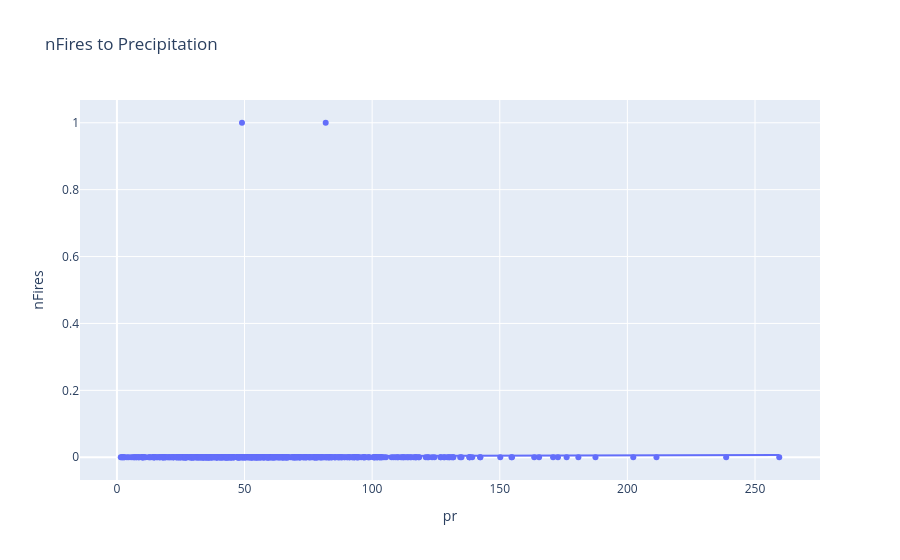
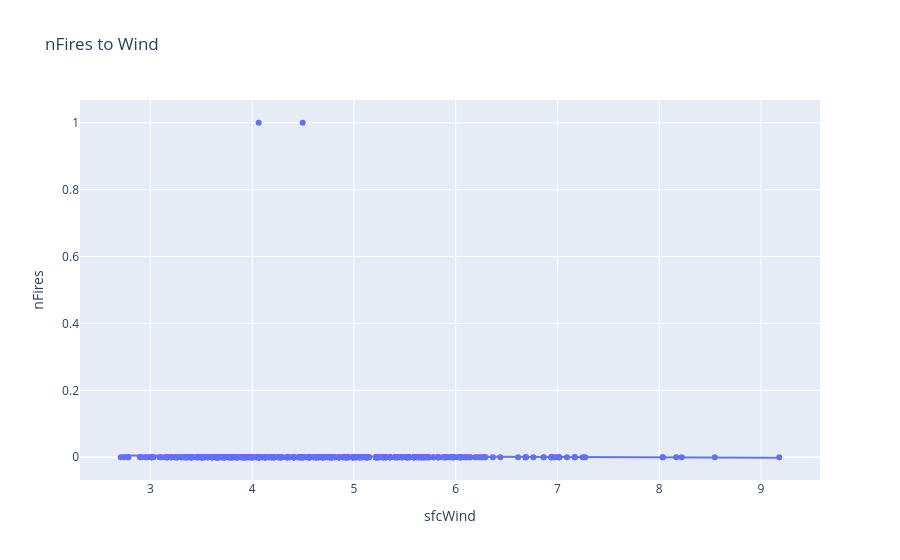
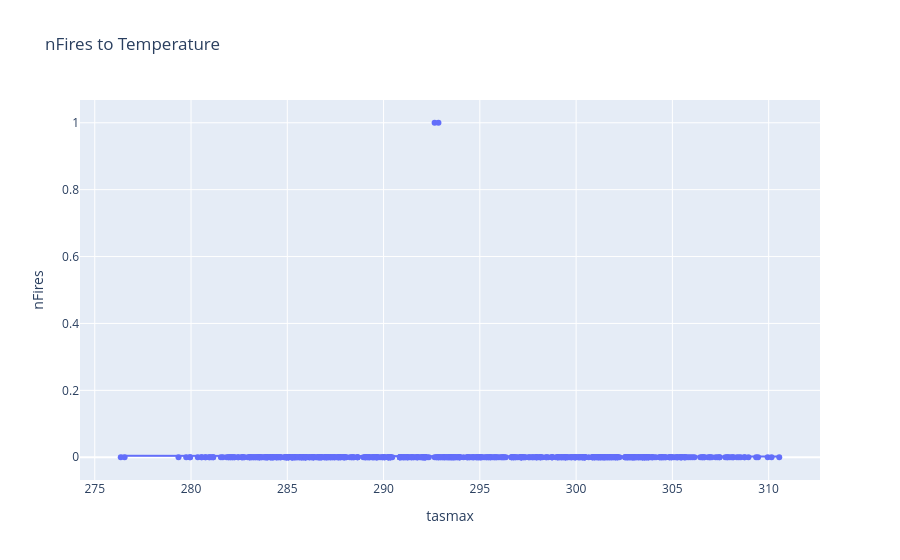

The notebook cell saved with these charts, in order:
### Code cell
fig1 = pl.scatter(data, x = "pr", y = 'nFires', trendline="ols", title='nFires to Precipitation')
fig2 = pl.scatter(data, x = "sfcWind", y = 'nFires', trendline="ols", title='nFires to Wind')
fig3 = pl.scatter(data, x = "tasmax", y = 'nFires', trendline="ols", title='nFires to Temperature')

fig1.show()
fig2.show()
fig3.show()

### Figure 1 — Plotly figure (JSON) as saved in the notebook; plotly's stock layout.template omitted (floating-point values rounded to 4 significant figures; data arrays with more than 128 entries replaced by an {"elided": "..."} marker saying what was removed)
{"data": [{"hovertemplate": "pr=%{x}<br>nFires=%{y}<extra></extra>", "legendgroup": "", "marker": {"color": "#636efa", "symbol": "circle"}, "mode": "markers", "name": "", "orientation": "v", "showlegend": false, "type": "scatter", "x": {"elided": "635 float values"}, "xaxis": "x", "y": {"elided": "635 int values"}, "yaxis": "y"}, {"hovertemplate": "<b>OLS trendline</b><br>nFires = 1.69429e-05 * pr + 0.0021538<br>R<sup>2</sup>=0.000113<br><br>pr=%{x}<br>nFires=%{y} <b>(trend)</b><extra></extra>", "legendgroup": "", "marker": {"color": "#636efa", "symbol": "circle"}, "mode": "lines", "name": "", "showlegend": false, "type": "scatter", "x": {"elided": "635 float values"}, "xaxis": "x", "y": {"elided": "635 float values"}, "yaxis": "y"}], "layout": {"autosize": true, "legend": {"tracegroupgap": 0}, "title": {"text": "nFires to Precipitation"}, "xaxis": {"anchor": "y", "autorange": true, "domain": [0, 1], "range": [-14.09, 275.1], "title": {"text": "pr"}, "type": "linear"}, "yaxis": {"anchor": "x", "autorange": true, "domain": [0, 1], "range": [-0.08252, 1.083], "title": {"text": "nFires"}, "type": "linear"}}}

### Figure 2 — Plotly figure (JSON) as saved in the notebook; plotly's stock layout.template omitted (floating-point values rounded to 4 significant figures; data arrays with more than 128 entries replaced by an {"elided": "..."} marker saying what was removed)
{"data": [{"hovertemplate": "sfcWind=%{x}<br>nFires=%{y}<extra></extra>", "legendgroup": "", "marker": {"color": "#636efa", "symbol": "circle"}, "mode": "markers", "name": "", "orientation": "v", "showlegend": false, "type": "scatter", "x": {"elided": "635 float values"}, "xaxis": "x", "y": {"elided": "635 int values"}, "yaxis": "y"}, {"hovertemplate": "<b>OLS trendline</b><br>nFires = -0.00109132 * sfcWind + 0.00819968<br>R<sup>2</sup>=0.000380<br><br>sfcWind=%{x}<br>nFires=%{y} <b>(trend)</b><extra></extra>", "legendgroup": "", "marker": {"color": "#636efa", "symbol": "circle"}, "mode": "lines", "name": "", "showlegend": false, "type": "scatter", "x": {"elided": "635 float values"}, "xaxis": "x", "y": {"elided": "635 float values"}, "yaxis": "y"}], "layout": {"autosize": true, "legend": {"tracegroupgap": 0}, "title": {"text": "nFires to Wind"}, "xaxis": {"anchor": "y", "autorange": true, "domain": [0, 1], "range": [2.318, 9.57], "title": {"text": "sfcWind"}, "type": "linear"}, "yaxis": {"anchor": "x", "autorange": true, "domain": [0, 1], "range": [-0.08252, 1.083], "title": {"text": "nFires"}, "type": "linear"}}}

### Figure 3 — Plotly figure (JSON) as saved in the notebook; plotly's stock layout.template omitted (floating-point values rounded to 4 significant figures; data arrays with more than 128 entries replaced by an {"elided": "..."} marker saying what was removed)
{"data": [{"hovertemplate": "tasmax=%{x}<br>nFires=%{y}<extra></extra>", "legendgroup": "", "marker": {"color": "#636efa", "symbol": "circle"}, "mode": "markers", "name": "", "orientation": "v", "showlegend": false, "type": "scatter", "x": {"elided": "635 float values"}, "xaxis": "x", "y": {"elided": "635 int values"}, "yaxis": "y"}, {"hovertemplate": "<b>OLS trendline</b><br>nFires = -7.10667e-05 * tasmax + 0.024054<br>R<sup>2</sup>=0.000100<br><br>tasmax=%{x}<br>nFires=%{y} <b>(trend)</b><extra></extra>", "legendgroup": "", "marker": {"color": "#636efa", "symbol": "circle"}, "mode": "lines", "name": "", "showlegend": false, "type": "scatter", "x": {"elided": "635 float values"}, "xaxis": "x", "y": {"elided": "635 float values"}, "yaxis": "y"}], "layout": {"autosize": true, "legend": {"tracegroupgap": 0}, "title": {"text": "nFires to Temperature"}, "xaxis": {"anchor": "y", "autorange": true, "domain": [0, 1], "range": [274.3, 312.6], "title": {"text": "tasmax"}, "type": "linear"}, "yaxis": {"anchor": "x", "autorange": true, "domain": [0, 1], "range": [-0.08252, 1.083], "title": {"text": "nFires"}, "type": "linear"}}}
